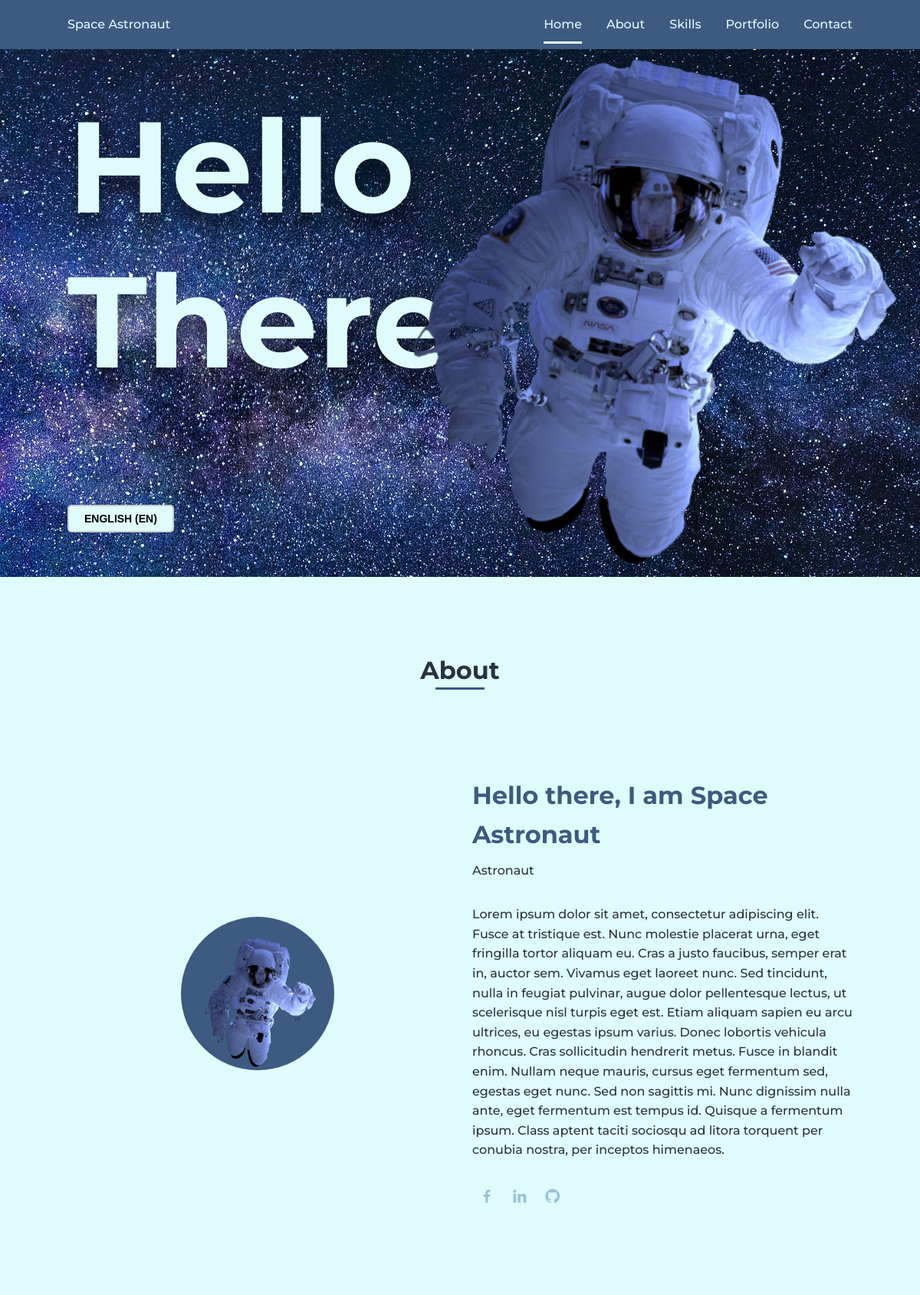
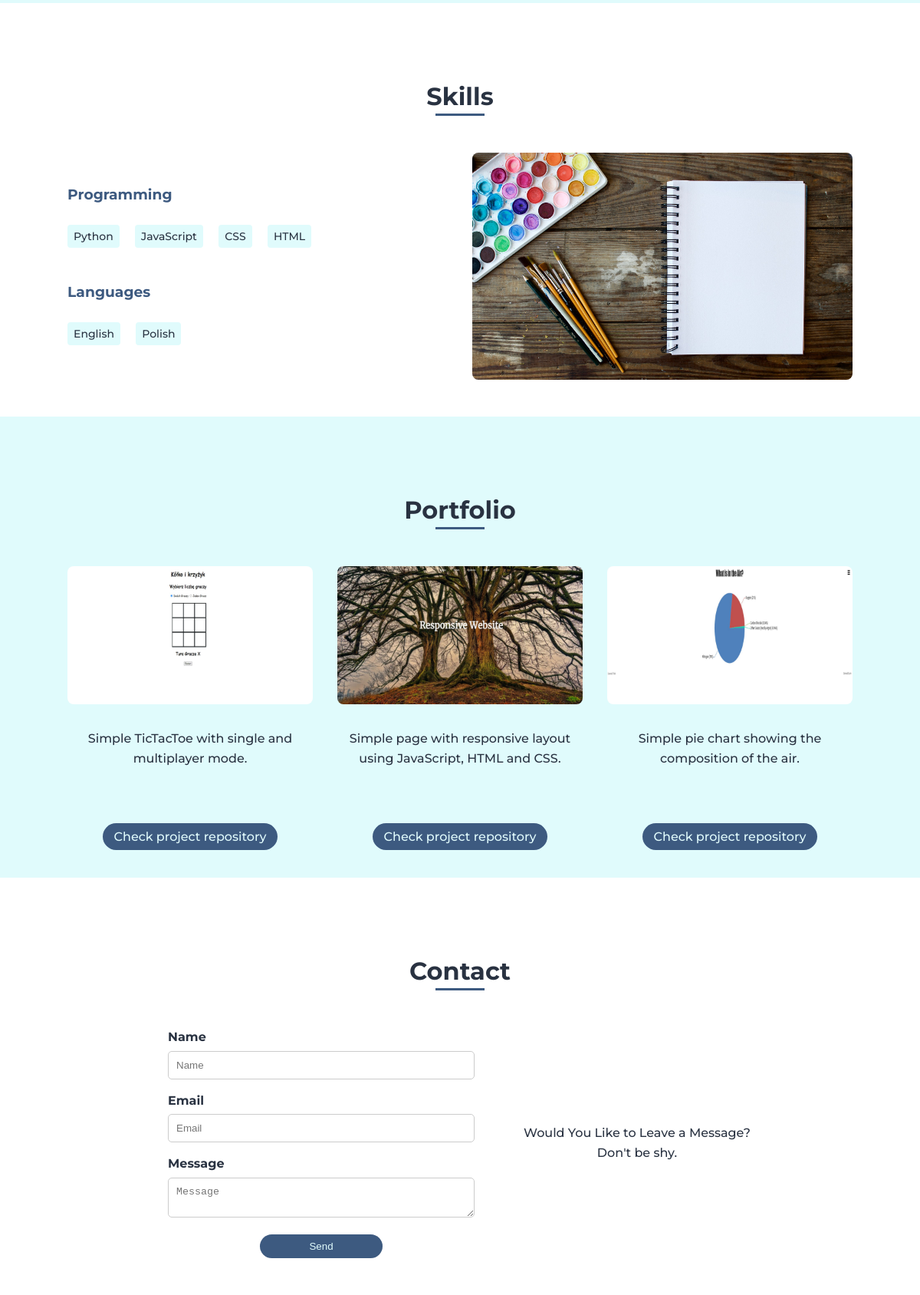
The page / (upper part) on the database its author committed (2 pictures, top to bottom).
### portfolio/models.py (models this page shows, shortened)
class Home(models.Model):
    name = models.CharField(max_length=20)
    greetings_1 = models.CharField(max_length=5)
    greetings_2 = models.CharField(max_length=5)
    picture = models.ImageField(upload_to='images/')
    updated = models.DateTimeField(auto_now=True)

class About(models.Model):
    heading = models.CharField(max_length=50)
    career = models.CharField(max_length=20)
    description = models.TextField(blank=False)
    profile_img = models.ImageField(upload_to='images/')
    updated = models.DateTimeField(auto_now=True)

class Profile(models.Model):
    about = models.ForeignKey(About, on_delete=models.CASCADE)
    social_name = models.CharField(max_length=10)
    link = models.URLField(max_length=200)

class Category(models.Model):
    name = models.CharField(max_length=20)
    updated = models.DateTimeField(auto_now=True)
    class Meta:
        verbose_name = 'Skill'
        verbose_name_plural = 'Skills'

class Skills(models.Model):
    category = models.ForeignKey(Category, on_delete=models.CASCADE)
    skill_name = models.CharField(max_length=20)

class Portfolio(models.Model):
    image = models.ImageField(upload_to='images/')
    about = models.CharField(max_length=500)
    link = models.URLField(max_length=200)
    link_code = models.URLField(max_length=200)

### portfolio/views.py (the view)
# urls.py: path('', views.index, name='index')
def index(request):
    home = Home.objects.latest('updated')
    "About"
    about = About.objects.latest('updated')
    profiles = Profile.objects.filter(about=about)
    "Skills"
    categories = Category.objects.all()
    "Portfolio"
    portfolios = Portfolio.objects.all()
    context = {
        'home': home,
        'about': about,
        'profiles': profiles,
        'categories': categories,
        'portfolios': portfolios,
    }
    return render(request, 'index.html', context)

### templates/index.html (shortened to what this page needs)
{% load i18n %}
<!DOCTYPE html>
    <html lang="en">
    <head>
        <link rel="stylesheet" href="../static/assets/css/styles.css">
        <link href='https://cdn.jsdelivr.net/npm/boxicons@2.0.5/css/boxicons.min.css' rel='stylesheet'>
    </head>
    <body>
        <header class="l-header">
            <nav class="nav bd-grid">
                <div>
                    <a href="#" class="nav_logo">{{ home.name }}</a>
                </div>
                <div class="nav_menu" id="nav-menu">
                    <ul class="nav_list">
                        <li class="nav_item"><a href="#home" class="nav_link active">{% trans "Home" %}</a></li>
                        <li class="nav_item"><a href="#about" class="nav_link">{% trans "About" %}</a></li>
                        <li class="nav_item"><a href="#skills" class="nav_link">{% trans "Skills" %}</a></li>
                        <li class="nav_item"><a href="#portfolio" class="nav_link">{% trans "Portfolio" %}</a></li>
                        <li class="nav_item"><a href="#contact" class="nav_link">{% trans "Contact" %}</a></li>
                    </ul>
                </div>
            </nav>
        </header>
        <main class="l-main">
            <section class="home" id="home">
                <div class="home_container bd-grid">
                    <h1 class="home_title">
                        <span>{% blocktranslate with greetings1=home.greetings_1%}{{ greetings1 }}{% endblocktranslate %}</span>
                        <span>{% blocktranslate with greetings2=home.greetings_2%}{{ greetings2 }}{% endblocktranslate %}</span>
                    </h1>
                    <form class="language-form" action="{% url 'set_language' %}" method="post">
                        <div class="language-switch{% if language.code == LANGUAGE_CODE %} selected{% endif %}">
                          <select name="language" onchange="this.form.submit()">
                            {% get_current_language as LANGUAGE_CODE %}
                            {% get_available_languages as LANGUAGES %}
                            {% get_language_info_list for LANGUAGES as languages %}
                            {% for language in languages %}
                              <option value="{{ language.code }}" {% if language.code == LANGUAGE_CODE %} selected="selected" {% endif %}>
                                {{ language.name_local }} ({{ language.code }})
                              </option>
                            {% endfor %}
                          </select>
                        </div>
                    </form>
                    <img src="{{ home.picture.url }}" alt="" class="home_img">
                </div>
            </section>
            <section class="about section" id="about">
                <h2 class="section-title">{% trans "About" %}</h2>
                <div class="about_container bd-grid">
                    <div class="about_img">
                        <img src="{{ about.profile_img.url }}" alt="">
                    </div>
                    <div>
                        <h2 class="about_subtitle">{% blocktranslate with aheading=about.heading%}{{ aheading }}{% endblocktranslate %} {{ home.name }}</h2>
                        <span class="about_profession">{% blocktranslate with acareer=about.career%}{{ acareer }}{% endblocktranslate %}</span>
                        <p class="about_text">{% blocktranslate with adescription=about.description%}{{ adescription }}{% endblocktranslate %}</p>
                        <div class="about_social">
                            {% for profile in profiles %}
                                <a href="{{ profile.link }}" class="about_social-icon"><i class='bx bxl-{{ profile.social_name }}'></i></a>
                            {% endfor %}
                        </div>
                    </div>
                </div>
            </section>
            <section class="skills section" id="skills">
                <h2 class="section-title">{% trans "Skills" %}</h2>
                <div class="skills_container bd-grid">
                    <div class="skills_box">
                        {% for category in categories %}
                        <h3 class="skills_subtitle">{{ category.name }}</h3>
                            {% for skill in category.skills_set.all %}
                                <span class="skills_name">{{ skill.skill_name }}</span>
                            {% endfor %}
                        {% endfor %}
                    </div>
                    <div class="skills_img">
                        <img src="../static/assets/img/notebook.jpg" alt="">
                    </div>
                </div>
            </section>
            <section class="portfolio section" id="portfolio">
                <h2 class="section-title">{% trans "Portfolio" %}</h2>
                <div class="portfolio_container bd-grid">
                    {% for portfolio in portfolios %}
                    <div class="c">
                        <div class="portfolio_img">
                            <img src="{{ portfolio.image.url}}" alt="">
                        </div>
                        <div class="portfolio_about">
                            <p>{{portfolio.about }}</p>
                        </div>
                        <div class="portfolio_link_code">
                            <p><a href="{{portfolio.link_code }}" class="portfolio_links">{% trans "Check project repository" %}</a></p>
                        </div>
                    </div>
                    {% endfor %}
                </div>
            </section>
            <section class="contact section" id="contact">
                <h2 class="section-title">{% trans "Contact" %}</h2>
                <div class="contact_container bd-grid">
                    <form id="contact" name="contact" accept-charset="utf-8">
                        <label><span>{% trans "Name" %}</span><input name="name" type="text" placeholder="Name"/></label>
                        <label><span>{% trans "Email" %}</span><input name="email" type="email" placeholder="Email"/></label>
                        <label><span>{% trans "Message" %}</span><textarea name="message" placeholder="Message"></textarea></label>
                        <p><input name="submit" type="submit" value="{% trans "Send" %}"/></p>
                      </form>
                      <aside>
                        <p>{% trans "Would You Like to Leave a Message?" %}</p>
                        <p>{% trans "Don't be shy." %}</p>
                      </aside>
                </div>
            </section>
        </main>
    </body>
</html>

### rows shown on the page
Home: name "Space Astronaut", picture (picture)
About: profile_img (picture)
Category: name "Programming"
Skills: skill_name "Python"
Skills: skill_name "JavaScript"
Skills: skill_name "CSS"
Skills: skill_name "HTML"
Category: name "Languages"
Skills: skill_name "English"
Skills: skill_name "Polish"
Portfolio: image (picture), about "Simple TicTacToe with single and multiplayer mode."
Portfolio: image (picture), about "Simple page with responsive layout using JavaScript, HTML and CSS."
Portfolio: image (picture), about "Simple pie chart showing the composition of the air."

### other values the page prints
form field language "English (en)"
